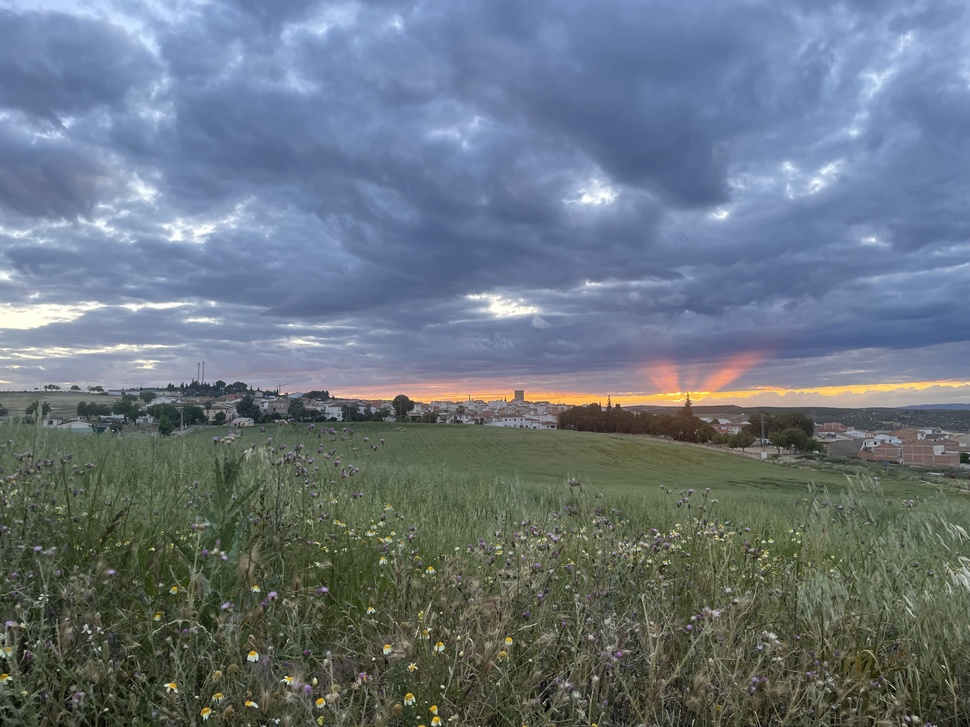
#> input picture ejercicioscapitulo3/imagen.jpg, 970 x 727 px, shrunk from 4032 x 3024 before the run
$ python comparacion_bhattacharyya.py
#> lines starting #> are read from the running program, lines starting #| are printed output that depends on the picture
#comparacion_bhattacharyya.py
import cv2
import matplotlib.pyplot as plt

img1 = cv2.imread('imagen.jpg')
#> img1 is the input picture: shape (727, 970, 3); mean B, G, R 127.4, 117, 105.8
img2 = cv2.imread('imagencopia.jpg') # O una imagen similar
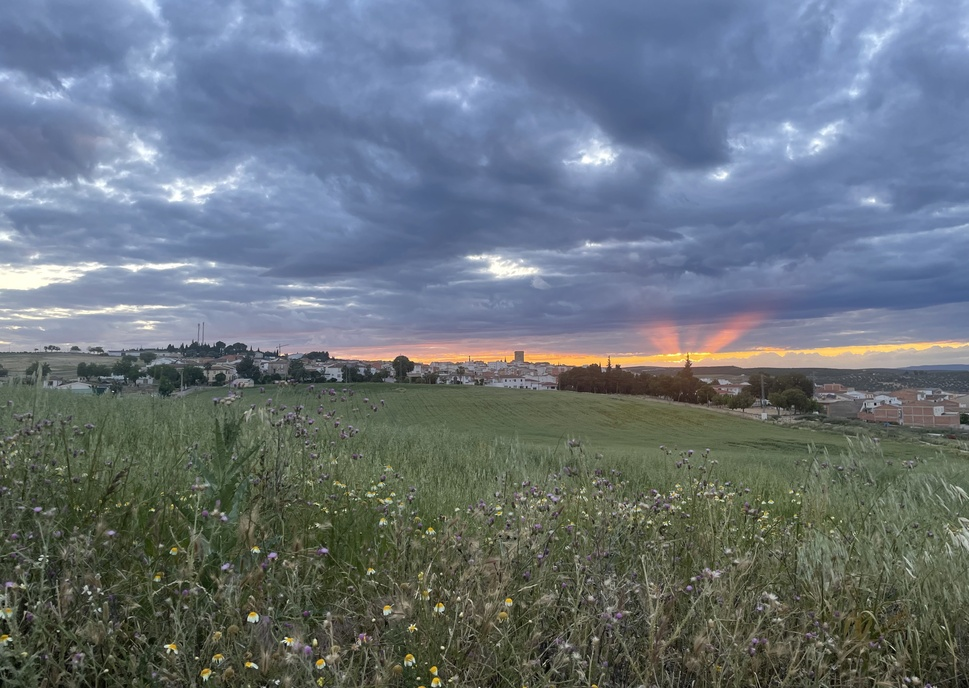
#> input picture ejercicioscapitulo3/imagencopia.jpg, 969 x 688 px, shrunk from 4027 x 2860 before the run
#> img2 is the input picture: shape (688, 969, 3); mean B, G, R 123.4, 114.9, 104.5

# Convertir a HSV y calcular histogramas
h1 = cv2.calcHist([cv2.cvtColor(img1, cv2.COLOR_BGR2HSV)], [0, 1], None, [50, 60], [0, 180, 0, 256])
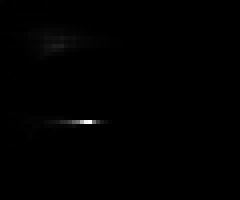
#> h1: shape (50, 60) float32 (shown 4 times larger); min 0, max 61133, mean 235.1; drawn with min black and max white
h2 = cv2.calcHist([cv2.cvtColor(img2, cv2.COLOR_BGR2HSV)], [0, 1], None, [50, 60], [0, 180, 0, 256])

cv2.normalize(h1, h1, 0, 1, cv2.NORM_MINMAX)
cv2.normalize(h2, h2, 0, 1, cv2.NORM_MINMAX)

# 0 indica coincidencia perfecta en Bhattacharyya
distancia = cv2.compareHist(h1, h2, cv2.HISTCMP_BHATTACHARYYA)
#> distancia = 0.0411
print(f"Distancia de Bhattacharyya: {distancia:.4f}")
#| Distancia de Bhattacharyya: 0.0411
